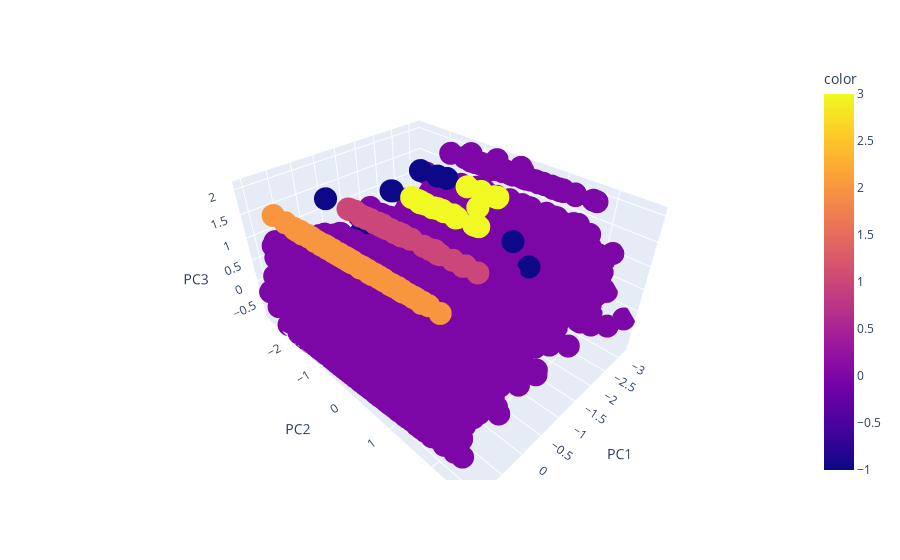

The notebook cell this image was saved under:
### Markdown cell above
**Visualisons les clusters en 3D** : l'idée est de révéler les patterns qui ne pourraient pas être observés en 2D avec les deux premières composantes.

### Code cell
from sklearn.decomposition import PCA

pca = PCA(n_components=3)
X3 = pca.fit_transform(train_scaled)

X3_df = pd.DataFrame(X3, columns=['PC1', 'PC2', 'PC3'])

fig = px.scatter_3d(
    X3_df,
    x='PC1',
    y='PC2',
    z='PC3',
    color=labels,      # labels des clusters
    hover_data=X3_df.columns
)

fig.show()

### Figure 1 — Plotly figure (JSON) as saved in the notebook; plotly's stock layout.template omitted (floating-point values rounded to 4 significant figures; data arrays with more than 128 entries replaced by an {"elided": "..."} marker saying what was removed)
{"data": [{"hovertemplate": "PC1=%{x}<br>PC2=%{y}<br>PC3=%{z}<br>color=%{marker.color}<extra></extra>", "legendgroup": "", "marker": {"color": {"elided": "42980 int values"}, "coloraxis": "coloraxis", "symbol": "circle"}, "mode": "markers", "name": "", "scene": "scene", "showlegend": false, "type": "scatter3d", "x": {"elided": "42980 float values"}, "y": {"elided": "42980 float values"}, "z": {"elided": "42980 float values"}}], "layout": {"coloraxis": {"colorbar": {"title": {"text": "color"}}, "colorscale": [[0, "#0d0887"], [0.1111, "#46039f"], [0.2222, "#7201a8"], [0.3333, "#9c179e"], [0.4444, "#bd3786"], [0.5556, "#d8576b"], [0.6667, "#ed7953"], [0.7778, "#fb9f3a"], [0.8889, "#fdca26"], [1, "#f0f921"]]}, "legend": {"tracegroupgap": 0}, "margin": {"t": 60}, "scene": {"domain": {"x": [0, 1], "y": [0, 1]}, "xaxis": {"title": {"text": "PC1"}}, "yaxis": {"title": {"text": "PC2"}}, "zaxis": {"title": {"text": "PC3"}}}}}
